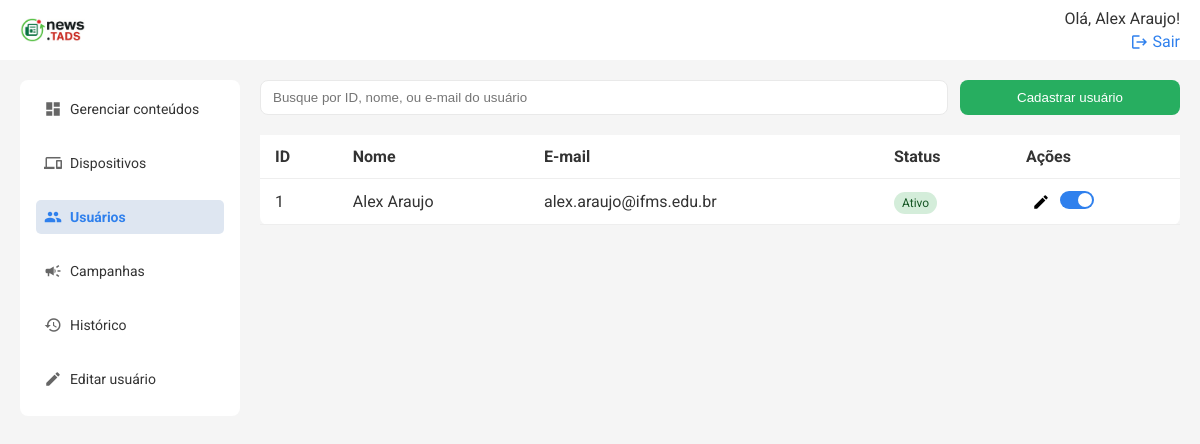
Screenshot of /api/users/list (signed in) with the database file from the repository.
### models.py (models this page shows)
class User(db.Model):
    id = db.Column(db.Integer, primary_key=True)
    name = db.Column(db.String(50), nullable=False)
    email = db.Column(db.String(120), nullable=False, unique=True)
    status = db.Column(db.String(10), nullable=False, default='Ativo')
    senha = db.Column(db.String(100), nullable=False)
    logs = db.relationship('Log', backref=db.backref('user'))
    is_admin = db.Column(db.Boolean, default=False)
    reset_token = db.Column(db.String(100), nullable=True)
    reset_token_expira_em = db.Column(db.DateTime, nullable=True)
    @property
    def is_active(self):
        return self.status == 'Ativo'

### routes/users.py (the view)
@users_bp.route('/list', methods=['GET'])
@login_required
@admin_required
def listar_usuarios():
    users = User.query.order_by(User.id.desc()).all()
    return render_template('usuarios.html', users=users, current_user_id=session.get('user_id'))

### templates/usuarios.html (shortened to what this page needs)
{% extends 'base.html' %} {% block title %}Usuários{% endblock %} {% block
content %}
<div class="search-cta">
    <input
        type="text"
        placeholder="Busque por ID, nome, ou e-mail do usuário"
        class="search"
        id="buscaUsuarios"
    />
    <button class="btn" onclick="openModal()">Cadastrar usuário</button>
</div>
<div class="table-wrapper">
    <table class="table">
        <thead>
            <tr>
                <th>ID</th>
                <th>Nome</th>
                <th>E-mail</th>
                <th>Status</th>
                <th>Ações</th>
            </tr>
        </thead>
        <tbody id="userTableBody">
            {% for user in users %}
            <tr>
                <td>{{ user.id }}</td>
                <td>{{ user.name }}</td>
                <td>{{ user.email }}</td>
                <td>
                    <span
                        class="status {{ 'ativo' if user.is_active else 'inativo' }}"
                    >
                        {{ 'Ativo' if user.is_active else 'Inativo' }}
                    </span>
                </td>
                <td>
                    <button
                        class="edit"
                        title="Editar usuário"
                        onclick="editUser('{{ user.id }}')"
                    >
                        <span class="material-icons">edit</span>
                    </button>
                    <label class="switch" title="Ativar/Inativar usuário">
                        <span class="slider"></span>
                    </label>
                </td>
            </tr>
            {% endfor %}
        </tbody>
    </table>
</div>
{% endblock %}

### templates/topo.html (shortened to what this page needs)
<header class="topbar">
    <a href="{{ url_for('conteudos.listar_conteudos') }}" class="logo-topo">
        <img
            src="{{ url_for('static', filename='images/if_news.png') }}"
            alt="IFMS Logo"
            style="height: 24px; vertical-align: middle; margin-right: 8px"
        />
    </a>
    <div class="profile">
        {% if session['user_name'] %}
        <span>Olá, {{ session['user_name'] }}!</span>
        <a href="{{ url_for('auth.logout') }}">
            <span class="material-icons">logout</span>
            Sair
        </a>
        {% else %}
        <a href="{{ url_for('auth.login_usuario') }}">Entrar</a>
        {% endif %}
    </div>
</header>

### static/css/styles.css (style rules this page uses)
* { box-sizing: border-box; }
body { margin: 0; font-family: 'Roboto', sans-serif; color: #333; background-color: #f5f5f5; }
.table-wrapper { flex: 1; overflow-y: auto; }
.table thead th { position: sticky; top: 0; background: white; z-index: 1; }
.topbar { width: 100%; background: #ffffff; padding-inline: 20px; box-sizing: border-box; display: flex; justify-content: space-between; align-items: center; position: fixed; top: 0; left: 0; height: 60px; z-index: 100; }
.topbar .profile a { text-align: right; font-size: 16px; color: #2f80ed; text-decoration: none; display: flex; align-items: center; gap: 4px; }
.topbar .profile a .material-icons { font-size: 16px; }
.profile { display: flex; flex-direction: column; align-items: flex-end; gap: 4px; }
.search-cta { display: flex; gap: 12px; margin-bottom: 20px; }
.search { padding: 8px 12px; width: 100%; border: 1px solid #e9e9e9; border-radius: 8px; outline: none; }
.btn { background: #27ae60; color: white; border: none; padding: 10px 15px; border-radius: 8px; min-width: 220px; }
button { cursor: pointer; }
.table { width: 100%; border-collapse: collapse; background: white; border-radius: 8px; }
.table th, .table td { padding: 12px 15px; border-bottom: 1px solid #eee; vertical-align: middle; }
.table th { text-align: left; }
.status { padding: 4px 8px; border-radius: 12px; font-size: 12px; }
.status.ativo { background: #d4edda; color: #155724; }
.edit { background: none; border: none; cursor: pointer; }
.material-icons { font-size: 18px !important; vertical-align: middle; }
.switch { position: relative; display: inline-block; width: 34px; height: 18px; }
.slider { position: absolute; cursor: pointer; top: 0; left: 0; right: 0; bottom: 0; background-color: #ccc; transition: 0.4s; border-radius: 18px; }
.slider:before { position: absolute; content: ''; height: 14px; width: 14px; left: 2px; bottom: 2px; background-color: white; transition: 0.4s; border-radius: 50%; }
input:checked + .slider { background-color: #2f80ed; }
input:checked + .slider:before { transform: translateX(16px); }

### rows the page displays
User: user_name "Alex Araujo", id "1", name "Alex Araujo", email "alex.araujo@ifms.edu.br", status "Ativo"
